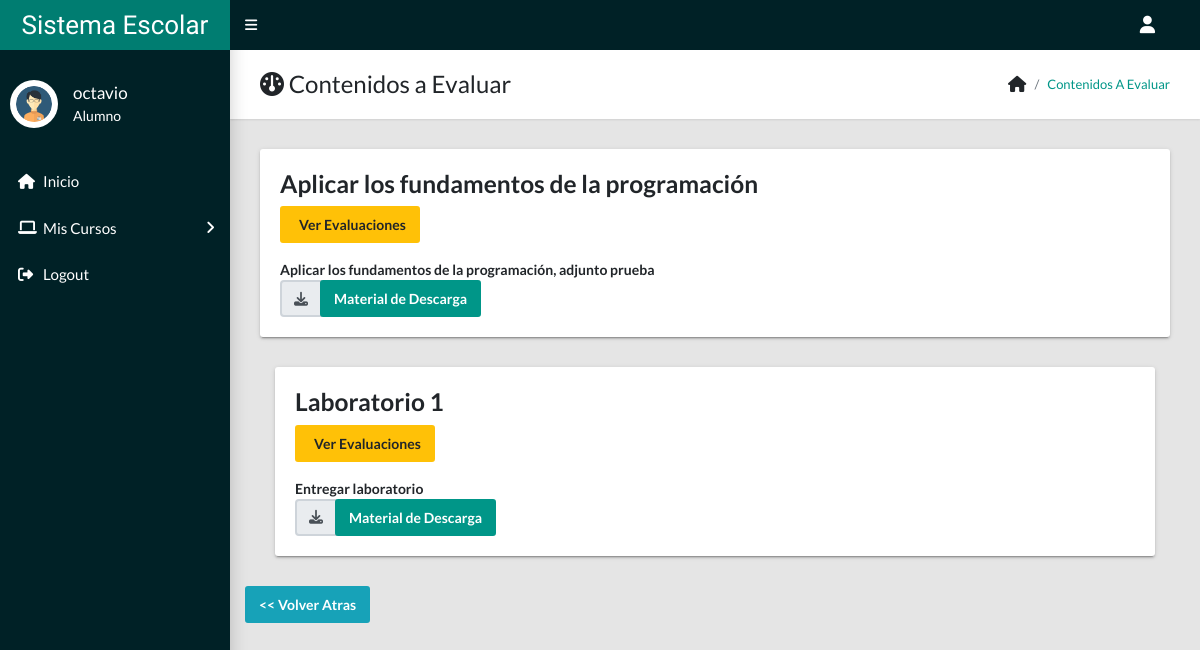
/alumno/contenido.php?curso=14 (signed in), run on the app's committed database.
### tables this page shows
CREATE TABLE `contenidos` (
  `contenido_id` int(11) NOT NULL,
  `titulo` varchar(100) NOT NULL,
  `descripcion` varchar(255) NOT NULL,
  `material` varchar(255) NOT NULL,
  `pm_id` int(11) NOT NULL
);

### alumno/contenido.php (the view, shortened to what this page needs)
<?php
if (!empty($_GET['curso'])) {
  $curso = $_GET['curso'];
} else {
  header("Location: alumno");
}
require_once 'includes/header.php';
require_once '../includes/conexion.php';
$sql = "SELECT * FROM contenidos as c INNER JOIN profesor_materia as pm ON c.pm_id WHERE pm.pm_id = $curso";
$query = $pdo->prepare($sql);
$query->execute();
$row = $query->rowCount();
?>
<main class="app-content">
  <div class="app-title">
    <div>
      <h1><i class="fa fa-dashboard"></i> Contenidos a Evaluar</h1>
    </div>
    <ul class="app-breadcrumb breadcrumb">
      <li class="breadcrumb-item"><i class="fa fa-home fa-lg"></i></li>
      <li class="breadcrumb-item"><a href="#">Contenidos a Evaluar</a></li>
    </ul>
  </div>
  <div class="row">
    <?php if ($row > 0) {
      while ($data = $query->fetch()) {
        ?>
        <div class="col-md-12">
          <div class="tile">
            <div class="title-title-w-btn">
              <h3 class="title">
                <?= $data['titulo']; ?>
              </h3>
              <a class="btn btn-warning icon-btn" href="evaluacion.php?curso=
                       <?= $data['pm_id']; ?>&contenido=<?= $data['contenido_id']; ?>">
                <i class="fa fa- flag"></i>Ver Evaluaciones</button></a></p>
            </div>
            <div class="title-body">
              <b>
                <?= $data['descripcion']; ?>
              </b>
            </div>
            <div class="title-footer-mt4">
              <div class="input-group">
                <div class="input-group-prepend">
                  <div class="input-group-text"> <i class="fas fa-download"></i> </div>
                </div>
                <a class="btn btn-primary" href="BASE_URL<?= $data['material']; ?>" target="_blank">Material de Descarga</a>
              </div>
            </div>
          </div>
        </div>
      </div>
    <?php }
    } ?>
  <div class="row">
    <a href="index.php" class="btn btn-info">
      << Volver Atras</a>
  </div>
</main>
<?php
require_once 'includes/footer.php';
?>

### css/style.css (style rules this page uses)
*, *::before, *::after { padding: 0; margin: 0; box-sizing: border-box; }
body { font-family: 'Roboto', sans-serif; }

### data on the page
contenidos: titulo "Aplicar los fundamentos de la programación", descripcion "Aplicar los fundamentos de la programación, adjunto prueba"
contenidos: titulo "Laboratorio 1", descripcion "Entregar laboratorio"

### other printed values
$_SESSION['nombre_alumno'] "octavio"
